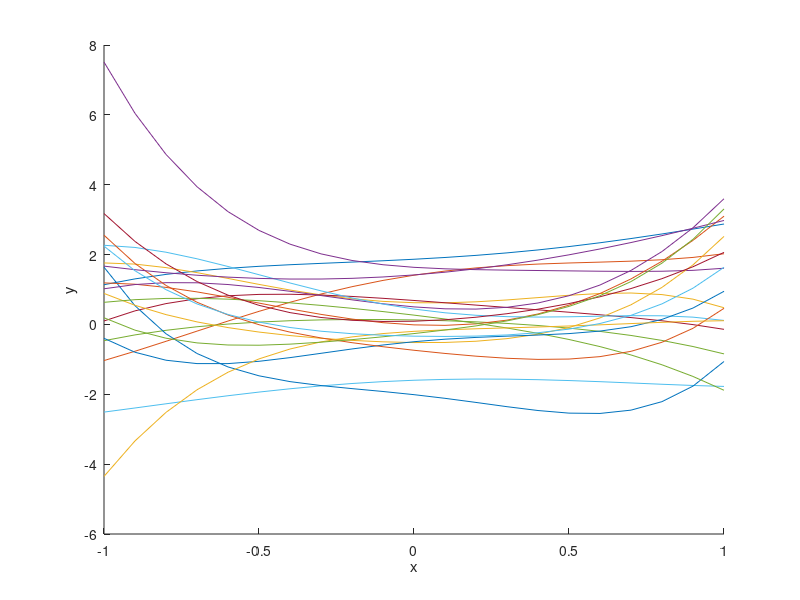

Reproduce this figure in MATLAB.
x = -1:0.1:1;
figure;
hold on
for k=1:20
    y = randn() * x.^4 + randn() * x.^3 +randn() * x.^2 + randn() * x + randn();
    plot(x, y);
end
ylabel('y');
xlabel('x');